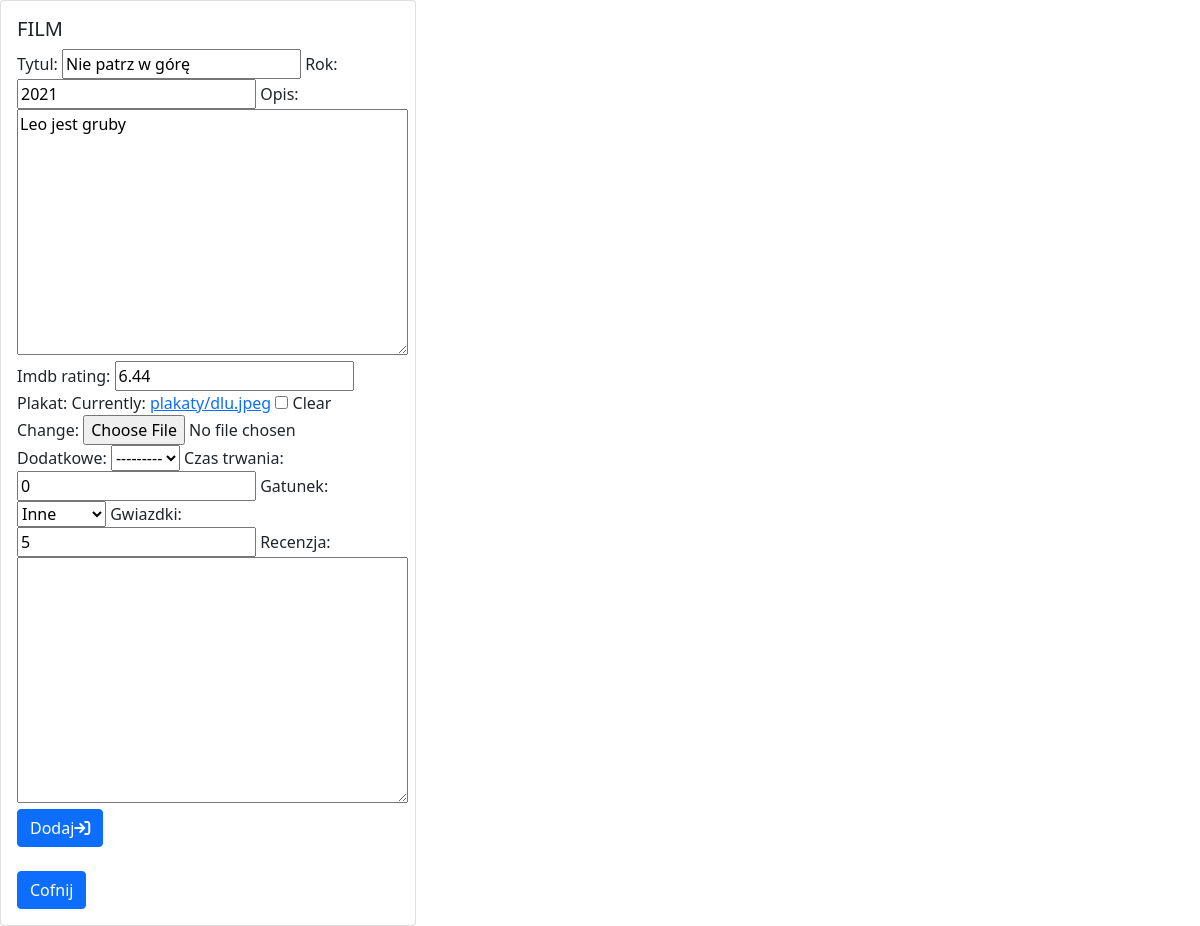
Screenshot of /leofilmweb/edytuj/4 (signed in) with the database file from the repository.
### minifilmweb/models.py (models this page shows, shortened)
class Film (models.Model):
    tytul = models.CharField(max_length=64, blank=False)
    rok = models.PositiveSmallIntegerField(default=2000)
    opis = models.TextField(default="")
    premiera = models.DateField(null=True, blank=True)
    imdb_rating = models.DecimalField(max_digits=4, decimal_places=2,null=True, blank=True)
    plakat = models.ImageField(upload_to="plakaty", null=True, blank=True)
    dodatkowe = models.OneToOneField(DodatkoweInfo, on_delete=models.CASCADE, null=True, blank=True)

### minifilmweb/views.py (the view)
# urls.py: path('edytuj/<int:id>',edytuj_film, name="edytuj_film"),
@login_required
def edytuj_film(request, id):
    film = get_object_or_404(Film, pk=id)
    oceny = Ocena.objects.filter(film=film)
    try:
        dodatkowe = DodatkoweInfo.objects.get(film=film.id)
    except DodatkoweInfo.DoesNotExist:
        dodatkowe = None
    form_film = FilmForm(request.POST or None, request.FILES or None, instance=film)
    form_dodatkowe = DodatkoweInfoForm(request.POST or None, instance=dodatkowe)
    form_ocena = OcenaForm(request.POST or None)
    if request.method == 'POST':
        if 'gwiazdki' in request.POST:
            ocena = form_ocena.save(commit=False)
            ocena.film = film
            ocena.save()
    if all((form_film.is_valid(), form_dodatkowe.is_valid())):
        film = form_film.save(commit=False)
        dodatkowe = form_dodatkowe.save()
        film.dodatkowe = dodatkowe
        film.save()
        return redirect(filmy)
    return render(request,'film_form.html',{'form_film': form_film, 'form_ocena':form_ocena,'form_dodatkowe': form_dodatkowe,'oceny':oceny, 'nowy':False})

### minifilmweb/forms.py
class FilmForm(ModelForm):
    class Meta:
        model = Film
        exclude = ['premiera']

class OcenaForm(ModelForm):
    class Meta:
        model = Ocena
        fields = ['gwiazdki', 'recenzja']

### templates/film_form.html (shortened to what this page needs)
{% extends 'main.html' %}
{% load bootstrap %}
{% block content %}
<div class="card" style="width: 26rem; float: left; margin-right: 1rem">
  <div class="card-body">
    <h5 class="card-title">FILM</h5>
          <form method="POST" enctype="multipart/form-data">
            {{ form_film|bootstrap }}
              {{ form_dodatkowe|bootstrap }}
              {{ form_ocena|bootstrap }}
            <br>
        <button class="btn btn-primary" type="submit">Dodaj<i class="fa-solid fa-arrow-right-to-bracket"></i></button>
</form>
      <br>
      <a class="btn btn-primary" href="{% url 'filmy' %}">Cofnij</a>
  </div>
</div>
{% endblock %}

### minifilmweb/static/nowy.css (style rules this page uses)
body { margin: 20 px; padding: 20 px; }

### rows the page displays
Film: tytul "Nie patrz w górę", rok "2021", opis "Leo jest gruby", imdb_rating "6.44", dodatkowe "---------"
